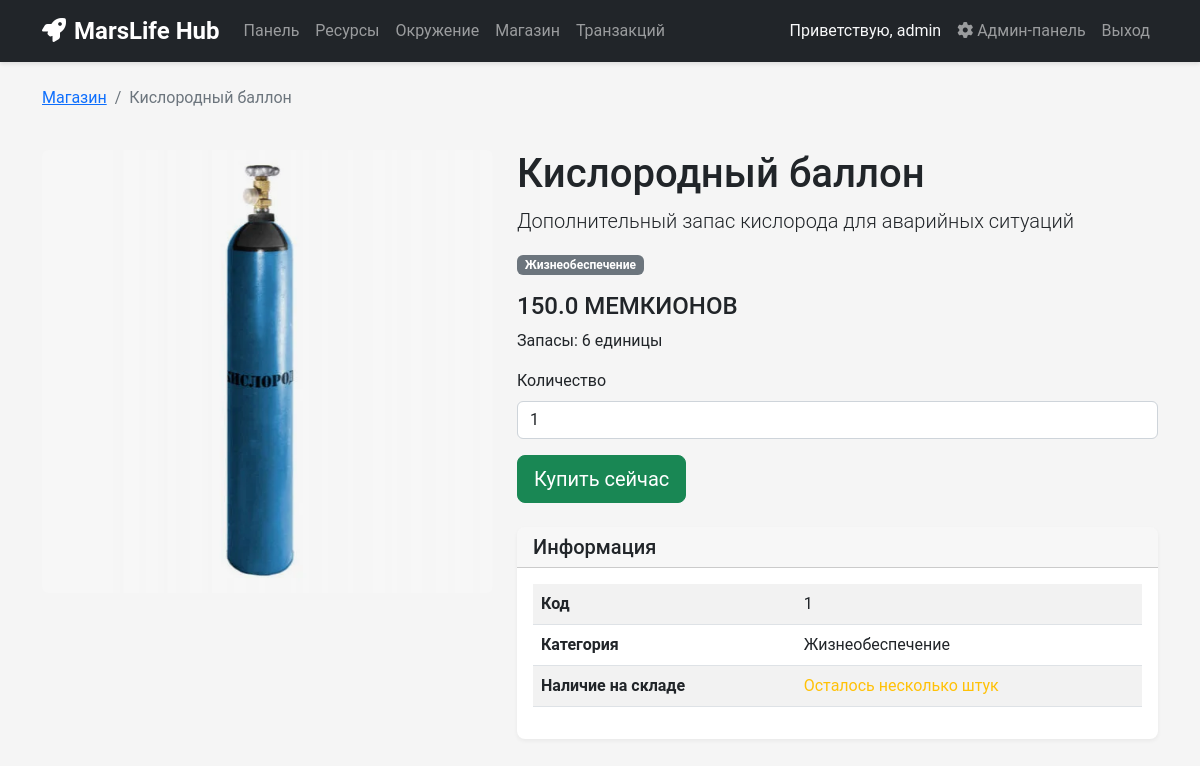
The page /product/1 (signed in) on the database its author committed.
### app_copy.py (models this page shows)
class Product(db.Model):
    id = db.Column(db.Integer, primary_key=True)
    name = db.Column(db.String(100), nullable=False)
    description = db.Column(db.Text)
    price = db.Column(db.Float, nullable=False)
    stock = db.Column(db.Integer, nullable=False)
    category = db.Column(db.String(50))
    image = db.Column(db.String(200))

### app_copy.py (the view)
@app.route('/product/<int:product_id>')
def product_detail(product_id):
    if 'user_id' not in session:
        return redirect(url_for('login'))
    product = Product.query.get_or_404(product_id)
    return render_template('product_detail.html', product=product)

### templates/product_detail.html (shortened to what this page needs)
{% extends 'base.html' %}
{% block content %}
<div class="row">
    <div class="col-12 mb-4">
        <nav aria-label="breadcrumb">
            <ol class="breadcrumb">
                <li class="breadcrumb-item"><a href="{{ url_for('store') }}">Магазин</a></li>
                <li class="breadcrumb-item active">{{ product.name }}</li>
            </ol>
        </nav>
    </div>
</div>
<div class="row">
    <div class="col-md-5">
        <img src="{{ url_for('static', filename='img/' + product.image) }}" class="img-fluid rounded" alt="{{ product.name }}"
             onerror="this.src='{{ url_for('static', filename='img/placeholder.jpg') }}'">
    </div>
    <div class="col-md-7">
        <h1>{{ product.name }}</h1>
        <p class="lead">{{ product.description }}</p>
        <div class="mb-3">
            <span class="badge bg-secondary">{{ product.category }}</span>
        </div>
        <div class="mb-3">
            <h4>{{ product.price }} МЕМКИОНОВ</h4>
            <p>Запасы: {{ product.stock }} единицы</p>
        </div>
        <form action="{{ url_for('checkout', product_id=product.id) }}" method="POST" class="mb-3">
            <div class="mb-3">
                <label for="quantity" class="form-label">Количество</label>
                <input type="number" class="form-control" id="quantity" name="quantity" value="1" min="1" max="{{ product.stock }}">
            </div>
            <button type="submit" class="btn btn-success btn-lg">Купить сейчас</button>
        </form>
        <div class="card mt-4">
            <div class="card-header">
                <h5 class="mb-0">Информация</h5>
            </div>
            <div class="card-body">
                <table class="table table-striped">
                    <tbody>
                        <tr>
                            <th>Код</th>
                            <td>{{ product.id }}</td>
                        </tr>
                        <tr>
                            <th>Категория</th>
                            <td>{{ product.category }}</td>
                        </tr>
                        <tr>
                            <th>Наличие на складе</th>
                            <td>
                                {% if product.stock > 10 %}
                                    <span class="text-success">В наличии</span>
                                {% elif product.stock > 0 %}
                                    <span class="text-warning">Осталось несколько штук</span>
                                {% else %}
                                    <span class="text-danger">Отсутствует</span>
                                {% endif %}
                            </td>
                        </tr>
                    </tbody>
                </table>
            </div>
        </div>
    </div>
</div>
{% endblock %}

### static/css/style.css (style rules this page uses)
body { background-color: #f5f5f5; font-family: 'Roboto', sans-serif; }
.card { box-shadow: 0 2px 4px rgba(0, 0, 0, 0.05); border-radius: 8px; border: none; margin-bottom: 20px; }
.card-header { border-radius: 8px 8px 0 0 !important; font-weight: 600; }

### rows shown on the page
Product: name "Кислородный баллон", image (picture), description "Дополнительный запас кислорода для аварийных ситуаций", category "Жизнеобеспечение", price "150.0", stock "6", id "1"

### other values the page prints
{{ session['username'] }} "admin"
